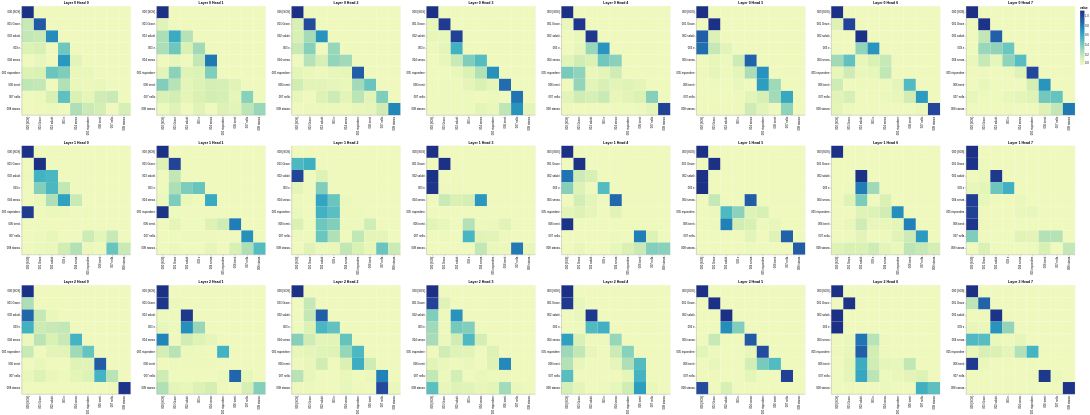

Source (notebook cell):
### Code cell
# decoder self attention
get_all_attention_maps("decoder", layers, heads, decoder_input_tokens, decoder_input_tokens, min(20, sentence_len))
